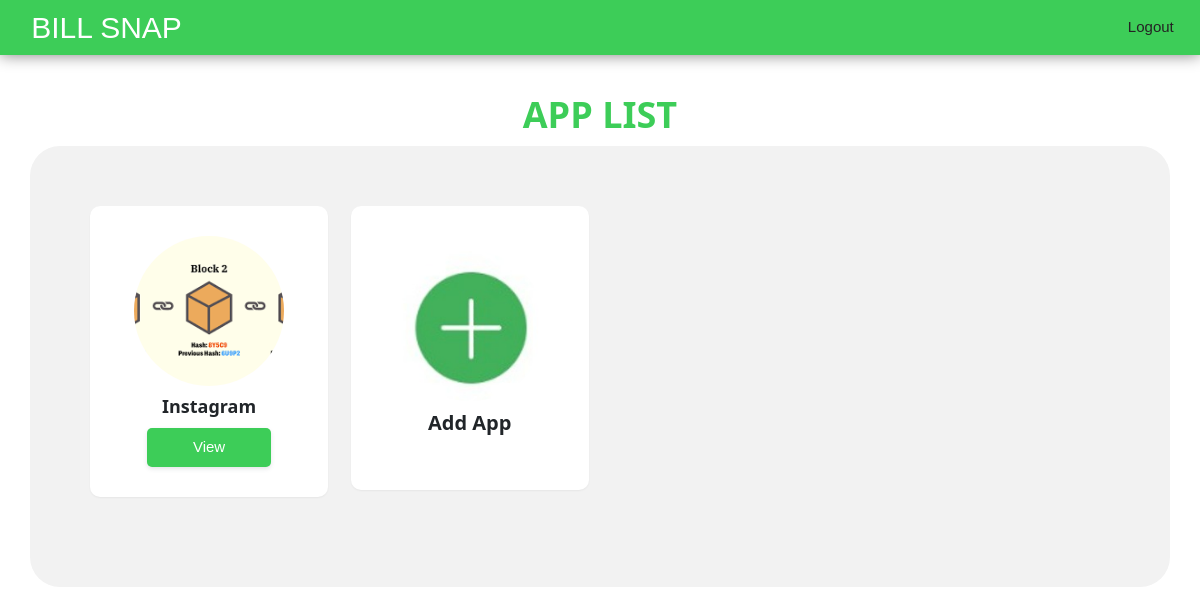
The page /apps/all/ (signed in) on the database as committed earlier.
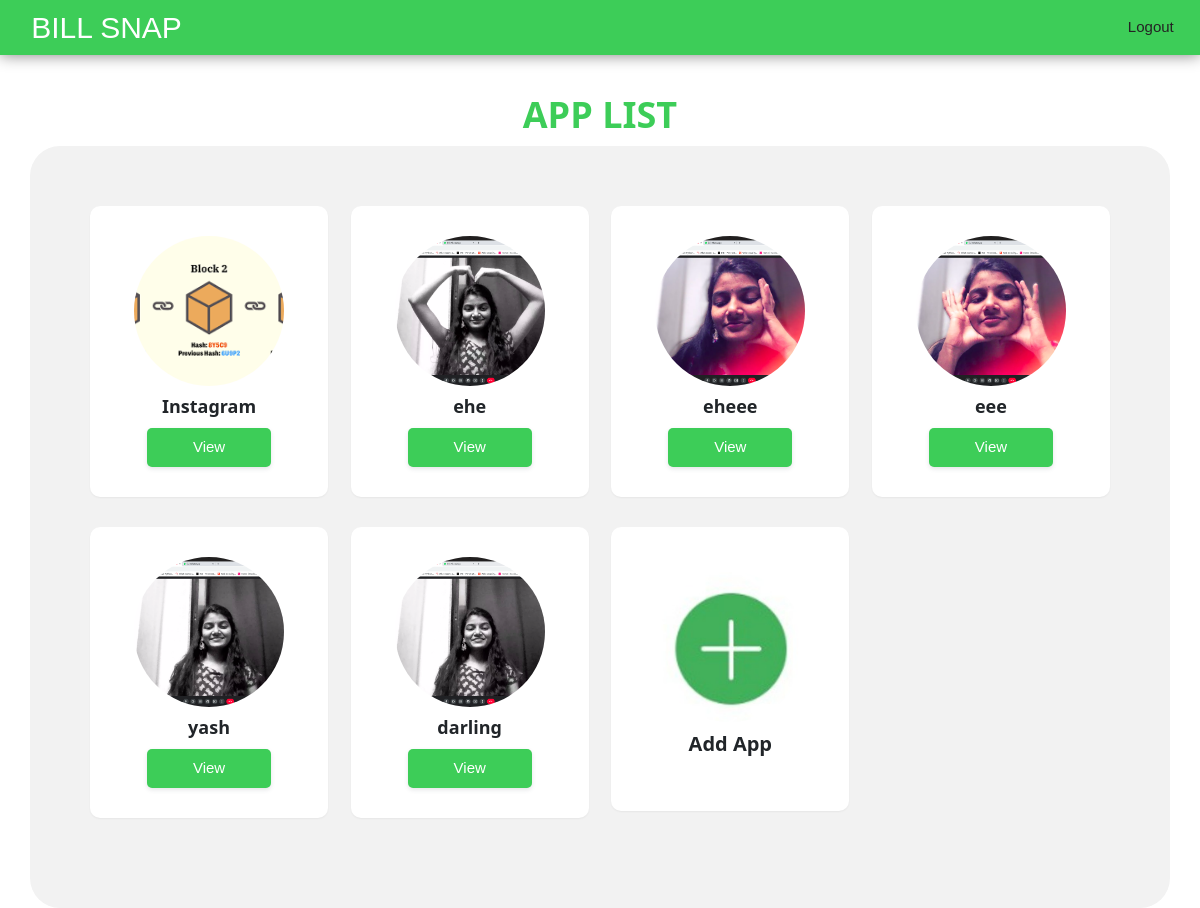
The same page on the database as committed later.
### apps/models.py (models this page shows, shortened)
class applists(models.Model):
    author= models.ForeignKey(User, on_delete=models.CASCADE)
    appname=models.CharField(verbose_name='App name',primary_key=True,max_length=50,unique=True,null=False)
    appimg=models.ImageField(upload_to = 'app_images',null=True,blank=True)
    date_published= models.DateTimeField(auto_now_add=True)
    date_modified = models.DateTimeField(auto_now=True)
    slug = models.SlugField(max_length=255, null=True, unique=True, editable=False)

### apps/views.py (the view)
# urls.py: path('all/', views.showapps, name='showapps'),
@login_required
def showapps(request):
    appli=applists.objects.all()
    leni=len(appli)
    mssg="logged in sucessfully"
    logger.info(request.user.username+"_seen the whole applist")
    return render(request,'showapps.html',{'showapp':appli,'leni':leni,'msg':mssg})

### templates/showapps.html (shortened to what this page needs)
{% load static %}
<!DOCTYPE html>
<html lang="en">
<head>
    <link href="https://cdn.jsdelivr.net/npm/bootstrap@5.1.3/dist/css/bootstrap.min.css" rel="stylesheet"
 />
    <link href='https://unpkg.com/boxicons@2.0.7/css/boxicons.min.css' rel='stylesheet'>
    <link rel="stylesheet" href="https://cdnjs.cloudflare.com/ajax/libs/font-awesome/6.1.1/css/all.min.css" />
    <link rel="stylesheet" href="{% static 'assets/styles.css'%}">
    <link rel="stylesheet" href="{% static 'w3.css' %}" />
</head>
<body class="w3-padding">
    {% include "dashnav.html" %}
    <div class="main mx-auto">
        <h1 class="applist "><b>APP LIST</b></h1>
        <div class="container">
            <div class="row">
                {% if leni != 0 %}
                {% for i in showapp %}
                <div class="col-md-6 col-xl-3">
                    <div class="card m-b-30 py-3">
                        <div class="card-body">
                            <div class="top">
                                <div class="app-img-container">
                                    <a href="{% url 'dashboard' i.slug %}"><img src="{{i.appimg.url}}" alt=""
                                            class="img-fluid app-img"></a>
                                </div>
                                <div>
                                    <h5><b>{{i.appname}}</b></h5>
                                </div>
                            </div>
                            <div class="bottom">
                                <ul class="social-links list-inline mb-0">
                                    <a href="{% url 'dashboard' i.slug %}"><button class="b-primary px-5 py-2">View</button></a>
                                </ul>
                            </div>
                        </div>
                    </div>
                </div>
                {% endfor %}
                {% else %}
                <h2>no apps found</h2>
                {% endif%}
                <div class="col-md-6 col-xl-3">
                    <div class="card m-b-30 py-3">
                        <div class="card-body">
                            <div class="top">
                                <div class="app-img-container mt-3">
                                    <a href="{% url 'addapp'%}"><img src="{% static 'assets/image/addbtn.jpeg' %}" alt=""
                                            class="img-fluid app-img"></a>
                                </div>
                                <div class="mb-3">
                                    <h4><b>Add App</b></h4>
                                </div>
                            </div>
                        </div>
                    </div>
                </div>
            </div>
        </div>
    </div>
</body>
</html>

### templates/dashnav.html (shortened to what this page needs)
<header>
    <nav class="navbar navbar-expand-lg fixed-top p-md-0">
        <div class="container-fluid">
            <a class="navbar-brand d-none d-md-block mt-1" href="{% url 'index' %}">
                <h2 class="h2">BILL SNAP</h2>
            </a>
            <div class="d-flex ms-auto gap-4 pe-3">
                <a href="{% url 'accounts:logout' %}">Logout</a>
            </div>
        </div>
    </nav>
</header>

### static/assets/styles.css (style rules this page uses)
body { background: white; }
button { height: 50px; }
.h2 { font-family: Arial, Helvetica, sans-serif; font-size: 30px; margin-top: 5px; }
.b-primary { font-weight: bold; font-size: 16px; line-height: 20px; text-align: center; letter-spacing: 0.08em; text-transform: uppercase; padding: 12px 24px; border-radius: 4px; border: 1px solid transparent; background: #3dcd58; color: white; box-shadow: 0px 0px 1px rgba(40, 41, 61, 0.04), 0px 2px 4px rgba(96, 97, 112, 0.16); }
html, body { height: 100%; }
nav { background: #3dcd58; box-shadow: 0px 0px 15px grey; height: 55px; width: 100%; }
body { background: #e5e5e566; }
.main { padding-top: 55px; width: 100%; height: 100%; justify-content: flex-start; max-height: 100vh; }
div > a { text-decoration: none; color: rgb(36, 35, 35); }
@media (min-width: 767px) { .main { top: 55px; } }
.h2 { position: relative; left: 20px; color: white; }
* { box-sizing: border-box; }
.b-primary { margin-bottom:5px; }
body { font-family: Arial, Helvetica, sans-serif; }
.container { border-radius: 30px; background-color: #f2f2f2; padding: 60px; }
body { margin-top: 20px; background: #f5f5f5; }
.card { border: none; -webkit-box-shadow: 0 1px 2px 0 rgba(0, 0, 0, 0.05); box-shadow: 0 1px 2px 0 rgba(0, 0, 0, 0.05); margin-bottom: 30px; }
h1, h2, h3, h4, h5, h6 { margin: 0 0 10px; font-weight: 600; }
a { color: #707070; }
.applist { color: #3dcd58; text-align: center; margin-top: 30px; }
body { margin-top: 20px; }
img { vertical-align: middle; border-style: none; height: 90px; }
body { margin-top: 20px; background: white; }
body { overflow-x: hidden; }

### static/w3.css (style rules this page uses)
html { box-sizing:border-box }
*,*:before,*:after { box-sizing:inherit }
html { -ms-text-size-adjust:100%;-webkit-text-size-adjust:100% }
body { margin:0 }
article,aside,details,figcaption,figure,footer,header,main,menu,nav,section { display:block }
a { background-color:transparent }
b,strong { font-weight:bolder }
img { border-style:none }
button,input,select,textarea,optgroup { font:inherit;margin:0 }
button,input { overflow:visible }
button,select { text-transform:none }
button,[type=button],[type=reset],[type=submit] { -webkit-appearance:button }
html,body { font-family:Verdana,sans-serif;font-size:15px;line-height:1.5 }
html { overflow-x:hidden }
h1 { font-size:36px }
h2 { font-size:30px }
h4 { font-size:20px }
h5 { font-size:18px }
h1,h2,h3,h4,h5,h6 { font-family:"Segoe UI",Arial,sans-serif;font-weight:400;margin:10px 0 }
img { vertical-align:middle }
a { color:inherit }
.w3-padding { padding:8px 16px!important }

### templates/showapps.html (style rules this page uses)
.app-img-container { width:150px; height:150px; }
.app-img { width: 100%; height:100%; object-fit: cover; border-radius: 50%; }
.top { display:flex; align-items:center; justify-content:center; flex-direction: column; }
.bottom { display:flex; align-items:center; justify-content:center; }
a { all:unset; cursor: pointer; }
.b-primary { all:unset; background: #3dcd58; color:white; box-shadow:0px 0px 1px rgb(40 41 61 / 4%), 0px 2px 4px rgb(96 97 112 / 16%) ; border:1px solid transparent; border-radius: 5px; }
.card { border-radius: 10px; }

Rows that differ between the two databases and show on the page:
added applists: appimg (picture), appname "ehe"
added applists: appimg (picture), appname "eheee"
added applists: appimg (picture), appname "eee"
added applists: appimg (picture), appname "yash"
added applists: appimg (picture), appname "darling"
